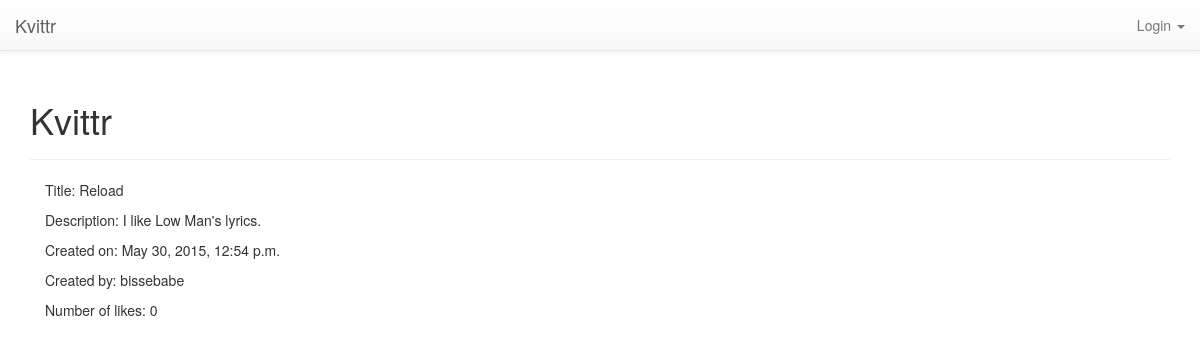
Page /notes/detailnote/?id=22 on the earlier database version.
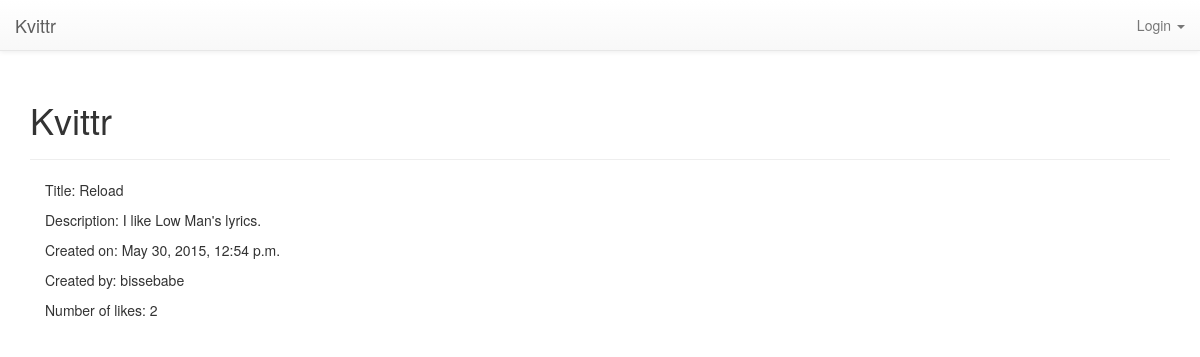
Same page on the later database version.
### notes/models.py (models this page shows, shortened)
class Note(models.Model):
	label = models.CharField(max_length = 30)
	body = models.TextField()
	timestamp = models.DateTimeField(auto_now_add=True)
	tags = models.ManyToManyField('Tag', related_name='notes')
	author = models.ForeignKey(User)
	num_likes = models.PositiveIntegerField(default=0)

### notes/views.py (the view)
def detail_note(request):
	id = request.GET.get('id', None)
	if id is not None:
		note = get_object_or_404(Note, id=id)
	else:
		note = None
	context={
		'note': note
		}
	return render(request,'notes/detailnote.html', context)

### templates/notes/detailnote.html (shortened to what this page needs)
{% extends 'base.html'%}
{% block pagecontent %}
<div class="row">
	<div class="container">
		<div class="col-sm-12">
			<p>Title: {{ note.label }}</p>
			<p>Description: {{ note.body }}</p>
			<p>Created on: {{note.timestamp}}</p>
			<p>Created by: {{note.author}} </p>
			<p>Number of likes: {{ note.num_likes }}</p>
		</div>
	</div>
</div>
{% endblock pagecontent %}

Differences in the rows shown:
changed Note "Reload": num_likes "0" → "2"
